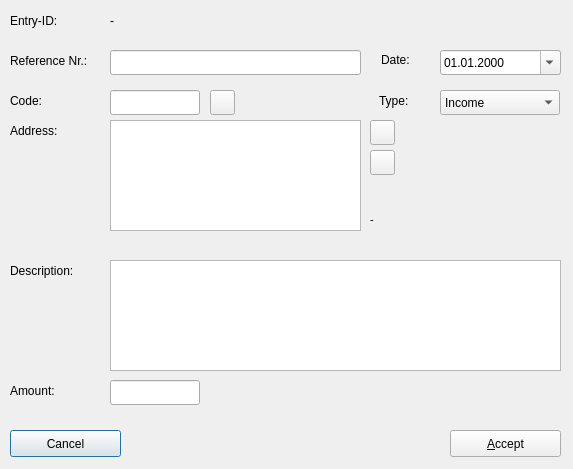
<ui version="4.0" >
 <class>accountseditfrm</class>
 <widget class="QDialog" name="accountseditfrm" >
  <property name="geometry" >
   <rect>
    <x>0</x>
    <y>0</y>
    <width>573</width>
    <height>469</height>
   </rect>
  </property>
  <property name="windowTitle" >
   <string>Edit entry...</string>
  </property>
  <property name="windowIcon" >
   <iconset resource="../resources/images/first4.qrc" >
    <normaloff>:/kcalc.png</normaloff>:/kcalc.png</iconset>
  </property>
  <widget class="QLabel" name="lbl_2" >
   <property name="geometry" >
    <rect>
     <x>10</x>
     <y>50</y>
     <width>94</width>
     <height>21</height>
    </rect>
   </property>
   <property name="font" >
    <font>
     <pointsize>9</pointsize>
    </font>
   </property>
   <property name="text" >
    <string>Reference Nr.:</string>
   </property>
   <property name="wordWrap" >
    <bool>false</bool>
   </property>
  </widget>
  <widget class="QLineEdit" name="txtRefNr" >
   <property name="geometry" >
    <rect>
     <x>110</x>
     <y>50</y>
     <width>251</width>
     <height>25</height>
    </rect>
   </property>
   <property name="font" >
    <font>
     <pointsize>9</pointsize>
    </font>
   </property>
  </widget>
  <widget class="QLabel" name="lbl_6" >
   <property name="geometry" >
    <rect>
     <x>10</x>
     <y>380</y>
     <width>70</width>
     <height>21</height>
    </rect>
   </property>
   <property name="font" >
    <font>
     <pointsize>9</pointsize>
    </font>
   </property>
   <property name="text" >
    <string>Amount:</string>
   </property>
   <property name="wordWrap" >
    <bool>false</bool>
   </property>
  </widget>
  <widget class="QLabel" name="lbladdrID" >
   <property name="geometry" >
    <rect>
     <x>370</x>
     <y>210</y>
     <width>71</width>
     <height>18</height>
    </rect>
   </property>
   <property name="font" >
    <font>
     <pointsize>8</pointsize>
    </font>
   </property>
   <property name="text" >
    <string>-</string>
   </property>
   <property name="wordWrap" >
    <bool>false</bool>
   </property>
  </widget>
  <widget class="QLabel" name="lbl" >
   <property name="geometry" >
    <rect>
     <x>10</x>
     <y>10</y>
     <width>82</width>
     <height>21</height>
    </rect>
   </property>
   <property name="font" >
    <font>
     <pointsize>9</pointsize>
    </font>
   </property>
   <property name="text" >
    <string>Entry-ID:</string>
   </property>
   <property name="wordWrap" >
    <bool>false</bool>
   </property>
  </widget>
  <widget class="QLabel" name="lbl_8" >
   <property name="geometry" >
    <rect>
     <x>379</x>
     <y>90</y>
     <width>61</width>
     <height>21</height>
    </rect>
   </property>
   <property name="font" >
    <font>
     <pointsize>9</pointsize>
    </font>
   </property>
   <property name="text" >
    <string>Type:</string>
   </property>
   <property name="wordWrap" >
    <bool>false</bool>
   </property>
  </widget>
  <widget class="QLabel" name="lbl_7" >
   <property name="geometry" >
    <rect>
     <x>10</x>
     <y>120</y>
     <width>60</width>
     <height>21</height>
    </rect>
   </property>
   <property name="font" >
    <font>
     <pointsize>9</pointsize>
    </font>
   </property>
   <property name="text" >
    <string>Address:</string>
   </property>
   <property name="wordWrap" >
    <bool>false</bool>
   </property>
  </widget>
  <widget class="QLineEdit" name="txtamount" >
   <property name="geometry" >
    <rect>
     <x>110</x>
     <y>380</y>
     <width>90</width>
     <height>25</height>
    </rect>
   </property>
   <property name="font" >
    <font>
     <pointsize>9</pointsize>
    </font>
   </property>
  </widget>
  <widget class="QLabel" name="lbl_3" >
   <property name="geometry" >
    <rect>
     <x>381</x>
     <y>50</y>
     <width>61</width>
     <height>20</height>
    </rect>
   </property>
   <property name="font" >
    <font>
     <pointsize>9</pointsize>
    </font>
   </property>
   <property name="text" >
    <string>Date:</string>
   </property>
   <property name="wordWrap" >
    <bool>false</bool>
   </property>
  </widget>
  <widget class="QLabel" name="lbl_5" >
   <property name="geometry" >
    <rect>
     <x>10</x>
     <y>90</y>
     <width>38</width>
     <height>21</height>
    </rect>
   </property>
   <property name="font" >
    <font>
     <pointsize>9</pointsize>
    </font>
   </property>
   <property name="text" >
    <string>Code:</string>
   </property>
   <property name="wordWrap" >
    <bool>false</bool>
   </property>
  </widget>
  <widget class="QComboBox" name="cmbincexp" >
   <property name="geometry" >
    <rect>
     <x>440</x>
     <y>90</y>
     <width>120</width>
     <height>25</height>
    </rect>
   </property>
   <property name="font" >
    <font>
     <pointsize>9</pointsize>
    </font>
   </property>
   <item>
    <property name="text" >
     <string>Income</string>
    </property>
   </item>
   <item>
    <property name="text" >
     <string>Expenditure</string>
    </property>
   </item>
  </widget>
  <widget class="QLabel" name="lbl_4" >
   <property name="geometry" >
    <rect>
     <x>10</x>
     <y>260</y>
     <width>92</width>
     <height>21</height>
    </rect>
   </property>
   <property name="font" >
    <font>
     <pointsize>9</pointsize>
    </font>
   </property>
   <property name="text" >
    <string>Description:</string>
   </property>
   <property name="wordWrap" >
    <bool>false</bool>
   </property>
  </widget>
  <widget class="QLineEdit" name="txtCode" >
   <property name="geometry" >
    <rect>
     <x>110</x>
     <y>90</y>
     <width>90</width>
     <height>25</height>
    </rect>
   </property>
   <property name="font" >
    <font>
     <pointsize>9</pointsize>
    </font>
   </property>
  </widget>
  <widget class="QLabel" name="lblID" >
   <property name="geometry" >
    <rect>
     <x>110</x>
     <y>10</y>
     <width>71</width>
     <height>21</height>
    </rect>
   </property>
   <property name="font" >
    <font>
     <pointsize>9</pointsize>
    </font>
   </property>
   <property name="text" >
    <string>-</string>
   </property>
   <property name="wordWrap" >
    <bool>false</bool>
   </property>
  </widget>
  <widget class="QDateEdit" name="date1" >
   <property name="geometry" >
    <rect>
     <x>440</x>
     <y>50</y>
     <width>121</width>
     <height>25</height>
    </rect>
   </property>
   <property name="displayFormat" >
    <string>dd.MM.yyyy</string>
   </property>
   <property name="calendarPopup" >
    <bool>true</bool>
   </property>
  </widget>
  <widget class="QPushButton" name="btncancel" >
   <property name="geometry" >
    <rect>
     <x>10</x>
     <y>430</y>
     <width>111</width>
     <height>27</height>
    </rect>
   </property>
   <property name="text" >
    <string>Cancel</string>
   </property>
   <property name="icon" >
    <iconset resource="../resources/images/first4.qrc" >
     <normaloff>:/button_cancel.png</normaloff>:/button_cancel.png</iconset>
   </property>
  </widget>
  <widget class="QPushButton" name="btnaccept" >
   <property name="geometry" >
    <rect>
     <x>450</x>
     <y>430</y>
     <width>111</width>
     <height>27</height>
    </rect>
   </property>
   <property name="text" >
    <string>&amp;Accept</string>
   </property>
   <property name="icon" >
    <iconset resource="../resources/images/first4.qrc" >
     <normaloff>:/button_ok.png</normaloff>:/button_ok.png</iconset>
   </property>
  </widget>
  <widget class="QTextEdit" name="txtdescription" >
   <property name="geometry" >
    <rect>
     <x>110</x>
     <y>260</y>
     <width>451</width>
     <height>111</height>
    </rect>
   </property>
  </widget>
  <widget class="QTextEdit" name="txtaddress" >
   <property name="geometry" >
    <rect>
     <x>110</x>
     <y>120</y>
     <width>251</width>
     <height>111</height>
    </rect>
   </property>
  </widget>
  <widget class="QPushButton" name="btnsearch" >
   <property name="geometry" >
    <rect>
     <x>370</x>
     <y>120</y>
     <width>25</width>
     <height>25</height>
    </rect>
   </property>
   <property name="text" >
    <string/>
   </property>
   <property name="icon" >
    <iconset resource="../resources/images/first4.qrc" >
     <normaloff>:/xmag.png</normaloff>:/xmag.png</iconset>
   </property>
  </widget>
  <widget class="QPushButton" name="btnclearsearch" >
   <property name="geometry" >
    <rect>
     <x>370</x>
     <y>150</y>
     <width>25</width>
     <height>25</height>
    </rect>
   </property>
   <property name="text" >
    <string/>
   </property>
   <property name="icon" >
    <iconset resource="../resources/images/first4.qrc" >
     <normaloff>:/button_cancel.png</normaloff>:/button_cancel.png</iconset>
   </property>
  </widget>
  <widget class="QPushButton" name="btncodecheck" >
   <property name="geometry" >
    <rect>
     <x>210</x>
     <y>90</y>
     <width>25</width>
     <height>25</height>
    </rect>
   </property>
   <property name="text" >
    <string/>
   </property>
   <property name="icon" >
    <iconset resource="../resources/images/first4.qrc" >
     <normaloff>:/button_ok.png</normaloff>:/button_ok.png</iconset>
   </property>
  </widget>
  <widget class="QLabel" name="lblcurrency" >
   <property name="geometry" >
    <rect>
     <x>210</x>
     <y>385</y>
     <width>131</width>
     <height>21</height>
    </rect>
   </property>
   <property name="font" >
    <font>
     <pointsize>9</pointsize>
    </font>
   </property>
   <property name="text" >
    <string/>
   </property>
  </widget>
 </widget>
 <tabstops>
  <tabstop>txtRefNr</tabstop>
  <tabstop>date1</tabstop>
  <tabstop>txtCode</tabstop>
  <tabstop>btncodecheck</tabstop>
  <tabstop>cmbincexp</tabstop>
  <tabstop>txtaddress</tabstop>
  <tabstop>btnsearch</tabstop>
  <tabstop>btnclearsearch</tabstop>
  <tabstop>txtdescription</tabstop>
  <tabstop>txtamount</tabstop>
  <tabstop>btnaccept</tabstop>
  <tabstop>btncancel</tabstop>
 </tabstops>
 <resources>
  <include location="../resources/images/first4.qrc" />
 </resources>
 <connections>
  <connection>
   <sender>btnaccept</sender>
   <signal>clicked()</signal>
   <receiver>accountseditfrm</receiver>
   <slot>accept()</slot>
   <hints>
    <hint type="sourcelabel" >
     <x>278</x>
     <y>253</y>
    </hint>
    <hint type="destinationlabel" >
     <x>96</x>
     <y>254</y>
    </hint>
   </hints>
  </connection>
  <connection>
   <sender>btncancel</sender>
   <signal>clicked()</signal>
   <receiver>accountseditfrm</receiver>
   <slot>reject()</slot>
   <hints>
    <hint type="sourcelabel" >
     <x>369</x>
     <y>253</y>
    </hint>
    <hint type="destinationlabel" >
     <x>179</x>
     <y>282</y>
    </hint>
   </hints>
  </connection>
 </connections>
</ui>
